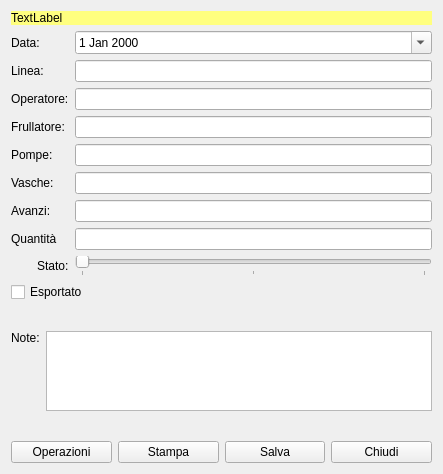
<?xml version="1.0" encoding="UTF-8"?>
<ui version="4.0">
 <class>HFrullatori</class>
 <widget class="QWidget" name="HFrullatori">
  <property name="windowModality">
   <enum>Qt::NonModal</enum>
  </property>
  <property name="geometry">
   <rect>
    <x>0</x>
    <y>0</y>
    <width>443</width>
    <height>474</height>
   </rect>
  </property>
  <property name="windowTitle">
   <string>Impostazioni frullata</string>
  </property>
  <property name="windowIcon">
   <iconset resource="icons.qrc">
    <normaloff>:/Resources/App-ark-2-icon.png</normaloff>:/Resources/App-ark-2-icon.png</iconset>
  </property>
  <layout class="QVBoxLayout" name="verticalLayout">
   <item>
    <widget class="QLabel" name="lbTitle">
     <property name="styleSheet">
      <string notr="true">background-color: rgb(255, 255, 127);</string>
     </property>
     <property name="text">
      <string>TextLabel</string>
     </property>
    </widget>
   </item>
   <item>
    <layout class="QGridLayout" name="gridLayout">
     <item row="0" column="0">
      <widget class="QLabel" name="label_8">
       <property name="text">
        <string>Data:</string>
       </property>
      </widget>
     </item>
     <item row="3" column="0">
      <widget class="QLabel" name="label_3">
       <property name="text">
        <string>Frullatore:</string>
       </property>
      </widget>
     </item>
     <item row="0" column="1">
      <widget class="QDateEdit" name="deData">
       <property name="calendarPopup">
        <bool>true</bool>
       </property>
      </widget>
     </item>
     <item row="4" column="1">
      <widget class="QLineEdit" name="lePompe"/>
     </item>
     <item row="5" column="0">
      <widget class="QLabel" name="label_5">
       <property name="text">
        <string>Vasche:</string>
       </property>
      </widget>
     </item>
     <item row="7" column="1">
      <widget class="QLineEdit" name="leAmount"/>
     </item>
     <item row="1" column="0">
      <widget class="QLabel" name="label">
       <property name="text">
        <string>Linea:</string>
       </property>
      </widget>
     </item>
     <item row="6" column="1">
      <widget class="QLineEdit" name="leAvanzi"/>
     </item>
     <item row="2" column="0">
      <widget class="QLabel" name="label_2">
       <property name="text">
        <string>Operatore:</string>
       </property>
      </widget>
     </item>
     <item row="2" column="1">
      <widget class="QLineEdit" name="leOperator"/>
     </item>
     <item row="3" column="1">
      <widget class="QLineEdit" name="leBlender"/>
     </item>
     <item row="4" column="0">
      <widget class="QLabel" name="label_4">
       <property name="text">
        <string>Pompe:</string>
       </property>
      </widget>
     </item>
     <item row="7" column="0">
      <widget class="QLabel" name="label_10">
       <property name="text">
        <string>Quantità</string>
       </property>
      </widget>
     </item>
     <item row="1" column="1">
      <widget class="QLineEdit" name="leLine"/>
     </item>
     <item row="5" column="1">
      <widget class="QLineEdit" name="leVasche"/>
     </item>
     <item row="6" column="0">
      <widget class="QLabel" name="label_6">
       <property name="text">
        <string>Avanzi:</string>
       </property>
      </widget>
     </item>
    </layout>
   </item>
   <item>
    <layout class="QHBoxLayout" name="horizontalLayout_3">
     <item>
      <widget class="QLabel" name="lbIcon">
       <property name="minimumSize">
        <size>
         <width>20</width>
         <height>20</height>
        </size>
       </property>
       <property name="maximumSize">
        <size>
         <width>20</width>
         <height>20</height>
        </size>
       </property>
       <property name="text">
        <string/>
       </property>
       <property name="pixmap">
        <pixmap resource="icons.qrc">:/Resources/verde.png</pixmap>
       </property>
      </widget>
     </item>
     <item>
      <layout class="QHBoxLayout" name="horizontalLayout_2">
       <item>
        <widget class="QLabel" name="label_9">
         <property name="text">
          <string>Stato:</string>
         </property>
        </widget>
       </item>
       <item>
        <widget class="QSlider" name="stateSlider">
         <property name="maximum">
          <number>2</number>
         </property>
         <property name="pageStep">
          <number>1</number>
         </property>
         <property name="value">
          <number>0</number>
         </property>
         <property name="sliderPosition">
          <number>0</number>
         </property>
         <property name="orientation">
          <enum>Qt::Horizontal</enum>
         </property>
         <property name="tickPosition">
          <enum>QSlider::TicksBelow</enum>
         </property>
         <property name="tickInterval">
          <number>1</number>
         </property>
        </widget>
       </item>
      </layout>
     </item>
    </layout>
   </item>
   <item>
    <widget class="QCheckBox" name="cbExport">
     <property name="text">
      <string>Esportato</string>
     </property>
    </widget>
   </item>
   <item>
    <layout class="QFormLayout" name="formLayout_9">
     <item row="0" column="0">
      <widget class="QLabel" name="label_7">
       <property name="text">
        <string>Note:</string>
       </property>
       <property name="alignment">
        <set>Qt::AlignLeading|Qt::AlignLeft|Qt::AlignTop</set>
       </property>
      </widget>
     </item>
     <item row="0" column="1">
      <widget class="QTextEdit" name="teNote">
       <property name="maximumSize">
        <size>
         <width>16777215</width>
         <height>80</height>
        </size>
       </property>
      </widget>
     </item>
    </layout>
   </item>
   <item>
    <layout class="QHBoxLayout" name="horizontalLayout">
     <item>
      <widget class="QPushButton" name="pbInit">
       <property name="text">
        <string>Operazioni</string>
       </property>
       <property name="icon">
        <iconset resource="icons.qrc">
         <normaloff>:/Resources/Accept64.png</normaloff>:/Resources/Accept64.png</iconset>
       </property>
      </widget>
     </item>
     <item>
      <widget class="QPushButton" name="pbPrint">
       <property name="text">
        <string>Stampa</string>
       </property>
       <property name="icon">
        <iconset resource="icons.qrc">
         <normaloff>:/Resources/print-icon.png</normaloff>:/Resources/print-icon.png</iconset>
       </property>
      </widget>
     </item>
     <item>
      <widget class="QPushButton" name="pbSave">
       <property name="text">
        <string>Salva</string>
       </property>
       <property name="icon">
        <iconset resource="icons.qrc">
         <normaloff>:/Resources/save-icon.png</normaloff>:/Resources/save-icon.png</iconset>
       </property>
      </widget>
     </item>
     <item>
      <widget class="QPushButton" name="pbClose">
       <property name="text">
        <string>Chiudi</string>
       </property>
       <property name="icon">
        <iconset resource="icons.qrc">
         <normaloff>:/Resources/Actions-window-close-icon.png</normaloff>:/Resources/Actions-window-close-icon.png</iconset>
       </property>
      </widget>
     </item>
    </layout>
   </item>
  </layout>
 </widget>
 <tabstops>
  <tabstop>deData</tabstop>
  <tabstop>leLine</tabstop>
  <tabstop>leOperator</tabstop>
  <tabstop>leBlender</tabstop>
  <tabstop>lePompe</tabstop>
  <tabstop>leVasche</tabstop>
  <tabstop>leAvanzi</tabstop>
  <tabstop>cbExport</tabstop>
  <tabstop>teNote</tabstop>
  <tabstop>pbInit</tabstop>
  <tabstop>pbClose</tabstop>
 </tabstops>
 <resources>
  <include location="icons.qrc"/>
 </resources>
 <connections/>
</ui>
